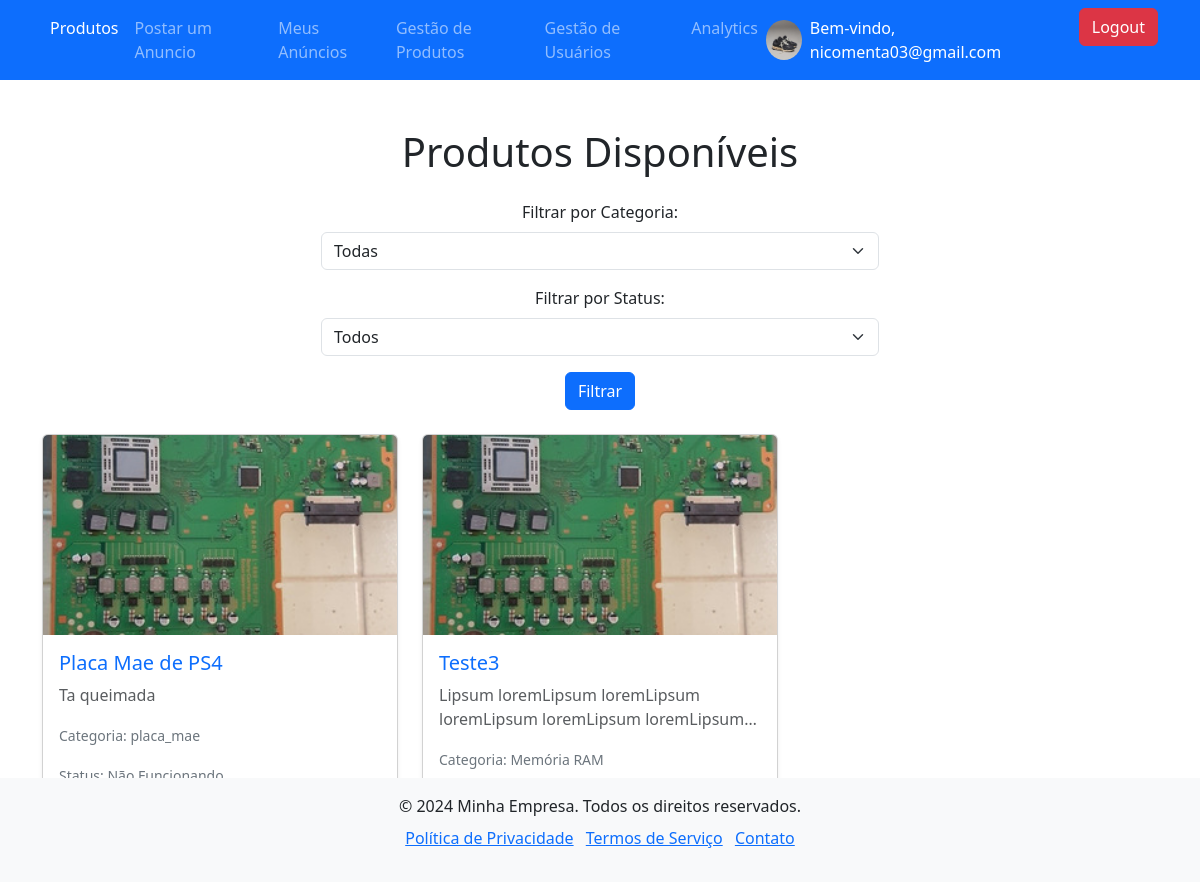
The app's page /home_Page.php (signed in) with its own data.
### tables this page shows
CREATE TABLE `usuariosbd` (
  `ID` int(11) NOT NULL,
  `nome` varchar(255) NOT NULL,
  `senha` varchar(255) NOT NULL,
  `email` varchar(155) NOT NULL,
  `TipoUsuario` enum('normal','admin') NOT NULL DEFAULT 'normal',
  `telefone` varchar(15) NOT NULL,
  `Estado` varchar(50) NOT NULL,
  `Cidade` varchar(100) NOT NULL,
  `foto` varchar(255) DEFAULT NULL,
  `status` enum('ativo','inativo') DEFAULT 'ativo'
);

CREATE TABLE `produtos` (
  `id` int(11) NOT NULL,
  `nome` varchar(100) NOT NULL,
  `categoria` varchar(50) NOT NULL,
  `descricao` text DEFAULT NULL,
  `imagens` varchar(255) DEFAULT NULL,
  `data_cadastro` timestamp NOT NULL DEFAULT current_timestamp(),
  `id_usuario` int(11) NOT NULL,
  `visualizacoes` int(11) DEFAULT 0,
  `status` enum('Funcionando','Não Funcionando') NOT NULL DEFAULT 'Funcionando'
);

### home_Page.php (the view, shortened to what this page needs)
<?php
include 'visual/header.php';
include 'php/conexaoBD.php';
$produtos = [];
$produtosExibidos = [];
$sql = "
    SELECT DISTINCT p.id, p.nome, p.categoria, p.descricao, p.status, i.url_imagem
    FROM produtos p
    LEFT JOIN imagens_produto i ON p.id = i.id_produto
";
$sql .= " ORDER BY RAND() LIMIT 5";
$result = mysqli_query($link, $sql);
while ($row = mysqli_fetch_assoc($result)) {
    if (!in_array($row['id'], $produtosExibidos)) {
        $produtosExibidos[] = $row['id'];
        $produtos[] = [
            'id' => $row['id'],
            'nome' => $row['nome'],
            'categoria' => $row['categoria'],
            'descricao' => $row['descricao'],
            'status' => $row['status'],
            'url_imagem' => $row['url_imagem'] ?: 'assets/imagens/placeholder.png',
        ];
    }
}
?>
<!DOCTYPE html>
<html lang="pt">
<head>
    <link href="https://cdn.jsdelivr.net/npm/bootstrap@5.3.3/dist/css/bootstrap.min.css" rel="stylesheet">
</head>
<body>
    <?php renderHeader('produtos'); ?>
    <div class="container mt-5">
        <h1 class="text-center mb-4">Produtos Disponíveis</h1>
        <form method="GET" class="mb-4 text-center">
            <label for="categoria" class="form-label">Filtrar por Categoria:</label>
            <select name="categoria" id="categoria" class="form-select w-50 mx-auto">
                <option value="">Todas</option>
            </select>
            <label for="status" class="form-label mt-3">Filtrar por Status:</label>
            <select name="status" id="status" class="form-select w-50 mx-auto">
                <option value="">Todos</option>
            </select>
            <button type="submit" class="btn btn-primary mt-3">Filtrar</button>
        </form>
        <?php if (!empty($produtos)): ?>
            <div class="row row-cols-1 row-cols-md-3 g-4">
                <?php foreach ($produtos as $produto): ?>
                    <div class="col">
                        <div class="card product-card shadow-sm h-100">
                            <img src="<?php echo htmlspecialchars($produto['url_imagem']); ?>" class="card-img-top product-image" alt="<?php echo htmlspecialchars($produto['nome']); ?>">
                            <div class="card-body">
                                <h5 class="card-title text-primary"><?php echo htmlspecialchars($produto['nome']); ?></h5>
                                <p class="card-text text-muted truncate-text"><?php echo htmlspecialchars($produto['descricao']); ?></p>
                                <p class="card-text"><small class="text-secondary">Categoria: <?php echo htmlspecialchars($produto['categoria']); ?></small></p>
                                <p class="card-text"><small class="text-secondary">Status: <?php echo htmlspecialchars($produto['status']); ?></small></p>
                                <a href="tela_Anuncio.php?id=<?php echo $produto['id']; ?>" class="btn btn-primary w-100">Ver Detalhes</a>
                            </div>
                        </div>
                    </div>
                <?php endforeach; ?>
            </div>
        <?php else: ?>
            <p class="text-center text-danger">Nenhum produto disponível para a categoria ou status selecionado.</p>
        <?php endif; ?>
    </div>
    <?php include 'visual/footer.php'; ?>
</body>
</html>

### visual/header.php (shortened to what this page needs)
<?php
function renderHeader($currentPage = '') {
    $emailUsuario = isset($_SESSION['email']) ? $_SESSION['email'] : null;
    $isAdmin = isset($_SESSION['tipoUsuario']) && $_SESSION['tipoUsuario'] === 'admin';
    include('php/conexaoBD.php');
    $fotoPerfil = 'uploads/usuarios/default-profile.jpg';
    if ($emailUsuario) {
        $query = "SELECT foto FROM usuariosbd WHERE email = ?";
        $stmt = mysqli_prepare($link, $query);
        mysqli_stmt_bind_param($stmt, "s", $emailUsuario);
        mysqli_stmt_execute($stmt);
        $result = mysqli_stmt_get_result($stmt);
        if (mysqli_num_rows($result) > 0) {
            $user = mysqli_fetch_assoc($result);
            if (!empty($user['foto'])) {
                $fotoPerfil = str_replace('../', '', $user['foto']);
            }
        }
    }
    ?>
    <!DOCTYPE html>
    <html lang="pt">
    <head>
        <link href="https://cdn.jsdelivr.net/npm/bootstrap@5.3.3/dist/css/bootstrap.min.css" rel="stylesheet">
    </head>
    <body>
        <nav class="navbar navbar-expand-lg navbar-dark bg-primary">
            <div class="container">
                <div class="collapse navbar-collapse" id="navbarNav">
                    <ul class="navbar-nav me-auto">
                        <li class="nav-item">
                            <a class="nav-link <?= $currentPage === 'produtos' ? 'active' : '' ?>" href="home_Page.php">Produtos</a>
                        </li>
                        <li class="nav-item">
                            <a class="nav-link <?= $currentPage === 'contato' ? 'active' : '' ?>" href="tela_Cadastro_Produto.php">Postar um Anuncio</a>
                        </li>
                        <?php if ($emailUsuario): ?>
                            <li class="nav-item">
                                <a class="nav-link <?= $currentPage === 'meusAnuncios' ? 'active' : '' ?>" href="meusAnuncios.php">Meus Anúncios</a>
                            </li>
                        <?php endif; ?>
                        <?php if ($isAdmin): ?>
                            <li class="nav-item">
                                <a class="nav-link <?= $currentPage === 'gestao_produtos' ? 'active' : '' ?>" href="tela_Gestão_Produtos.php">Gestão de Produtos</a>
                            </li>
                            <li class="nav-item">
                                <a class="nav-link <?= $currentPage === 'gestao_usuarios' ? 'active' : '' ?>" href="tela_Gestão_Usuarios.php">Gestão de Usuários</a>
                            </li>
                        <?php endif; ?>
                        <?php if ($emailUsuario): ?>
                            <li class="nav-item">
                                <a class="nav-link <?= $currentPage === 'analytics' ? 'active' : '' ?>" href="static.php">Analytics</a>
                            </li>
                        <?php endif; ?>
                    </ul>
                    <ul class="navbar-nav">
                        <?php if ($emailUsuario): ?>
                            <li class="nav-item">
                                <span class="navbar-text me-3 text-white d-flex align-items-center">
                                    <img src="<?= htmlspecialchars($fotoPerfil) ?>" alt="Foto de Perfil" class="rounded-circle" style="width: 40px; height: 40px; object-fit: cover; margin-right: 8px;">
                                    Bem-vindo, <?= htmlspecialchars($emailUsuario) ?>
                                </span>
                            </li>
                            <li class="nav-item">
                                <a class="btn btn-danger" href="php/logout.php">Logout</a>
                            </li>
                        <?php endif; ?>
                    </ul>
                </div>
            </div>
        </nav>
    <?php
}
?>

### home_Page.php (style rules this page uses)
body { background-color: #f8f9fa; }
.product-card { transition: transform 0.2s, box-shadow 0.2s; }
.product-image { height: 200px; object-fit: cover; }
.truncate-text { overflow: hidden; text-overflow: ellipsis; display: -webkit-box; -webkit-line-clamp: 2; -webkit-box-orient: vertical; }

### records on screen
usuariosbd: foto (picture)
produtos: nome "Placa Mae de PS4", descricao "Ta queimada", categoria "placa_mae", status "Não Funcionando"
produtos: nome "Teste3", descricao "Lipsum loremLipsum loremLipsum loremLipsum loremLipsum…", categoria "Memória RAM"

### other values on screen
$emailUsuario "nicomenta03@gmail.com"
